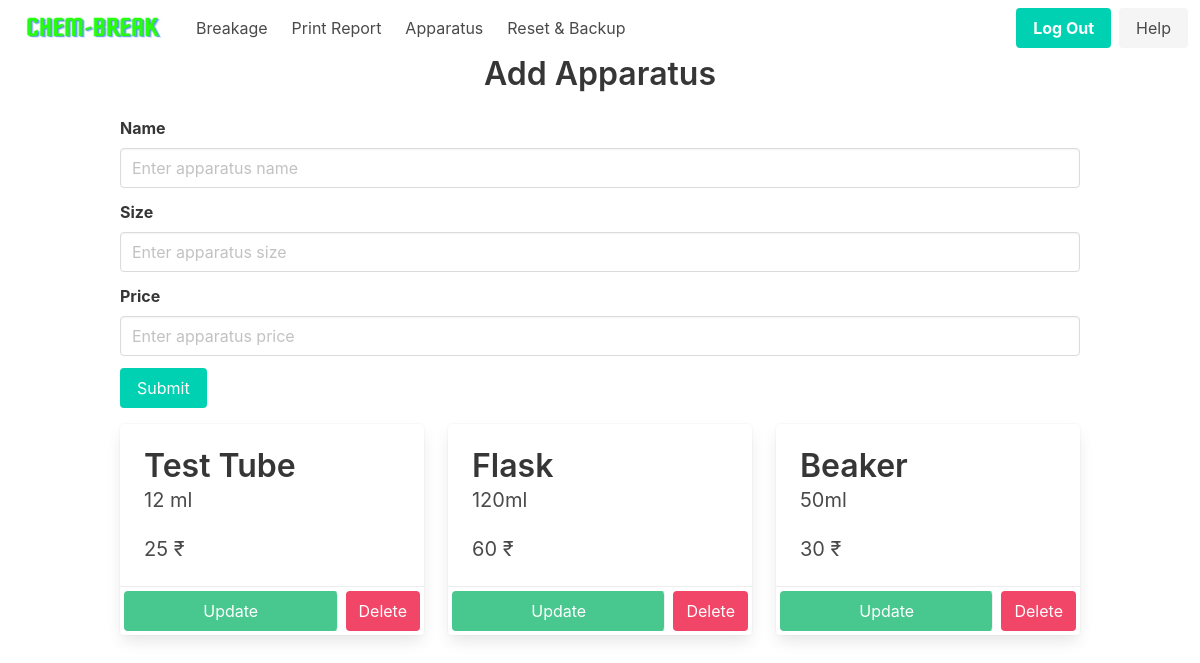
The app's page /home/apparatus (signed in), older data.
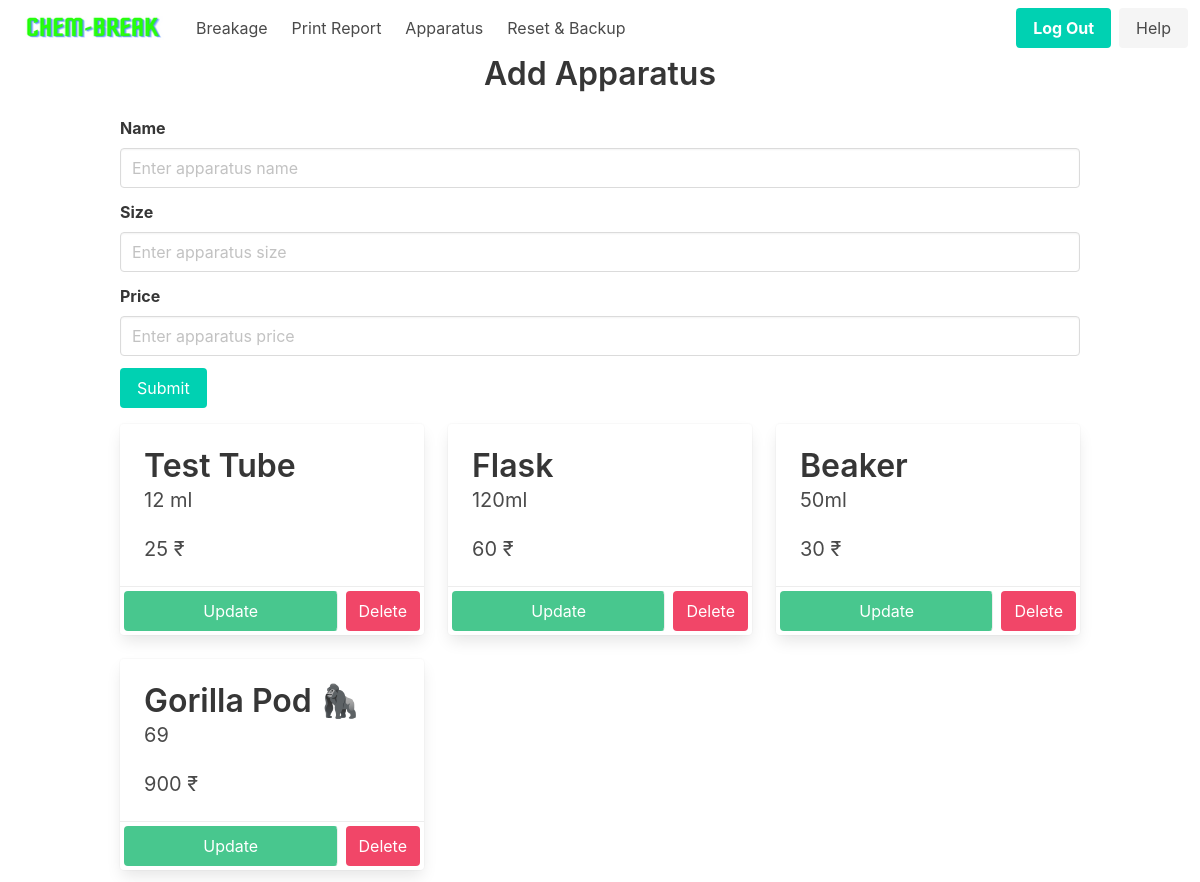
The same page, newer data.
### app/models.py (models this page shows, shortened)
class Apparatus(db.Model):
    __tablename__ = "apparatus"
    id = db.Column(db.Integer, primary_key=True)
    name = db.Column(db.String(100), nullable=False)
    size = db.Column(db.String(100), nullable=False)
    price = db.Column(db.Integer, nullable=False)
    apparatus = db.relationship(
        'Breakage', backref='breakage', lazy=True, cascade='all, delete-orphan')

### app/routes.py (the view)
@main.route('/home/apparatus')
@login_required
def apparatus():
    return render_template('apparatus.html', apparatuses=Apparatus.query.all())

### app/__init__.py (called while the page is built)
def create_app(config=None):
    app = Flask(__name__)
    if config:
        app.config.from_object(config)
    db.init_app(app)
    login_manager = LoginManager()
    login_manager.login_view = 'auth.login'
    login_manager.init_app(app)
    with app.app_context():
        from app.models import User, Breakage, Student, Apparatus, Record, Bank
        db.create_all()
    from app.models import User
    @login_manager.user_loader
    def load_user(user_id):
        return User.query.get(int(user_id))
    from .auth import auth as auth_blueprint
    app.register_blueprint(auth_blueprint)
    from .routes import main as main_blueprint
    app.register_blueprint(main_blueprint)
    return app

### app/templates/apparatus.html (shortened to what this page needs)
{% extends 'nav_base.html' %}
{% block content %}
<div class="container is-max-desktop">
    <h1 class="title has-text-centered">Add Apparatus</h1>
    <form method="post">
        <div class="field">
            <label class="label">Name</label>
            <div class="control">
                <input class="input" type="text" placeholder="Enter apparatus name" name="name" required>
            </div>
        </div>
        <div class="field">
            <label class="label">Size</label>
            <div class="control">
                <input class="input" type="text" placeholder="Enter apparatus size" name="size">
            </div>
        </div>
        <div class="field">
            <label class="label">Price</label>
            <div class="control">
                <input class="input" type="number" placeholder="Enter apparatus price" name="price" min="0" required>
            </div>
        </div>
        <div class="field">
            <div class="control">
                <button class="button is-primary" type="submit">Submit</button>
            </div>
        </div>
    </form>
</div>
<div class="container mt-4">
    <div class="columns is-multiline">
        {% for apparatus in apparatuses %}
        <div class="column is-one-third">
            <div class="card apparatus">
                <div class="card-content">
                    <p class="title">{{ apparatus.name }}</p>
                    <p class="subtitle">{{ apparatus.size }}</p>
                    <p class="subtitle">{{ apparatus.price }} ₹</p>
                </div>
                <footer class="card-footer">
                    <a href="{{ url_for('main.update_apparatus', id = apparatus.id) }}" class="card-footer-item button is-success m-1">Update</a>
                    <form action="{{ url_for('main.delete_apparatus', id=apparatus.id) }}" method="POST">
                        <button type="submit" class="card-footer-item button is-danger m-1">Delete</button>
                    </form>
                </footer>
            </div>
        </div>
        {% endfor %}
    </div>
</div>
{% endblock %}

Row changes from the older to the newer data that the page shows:
added Apparatus: name "Gorilla Pod 🦍", size "69", price "900"
